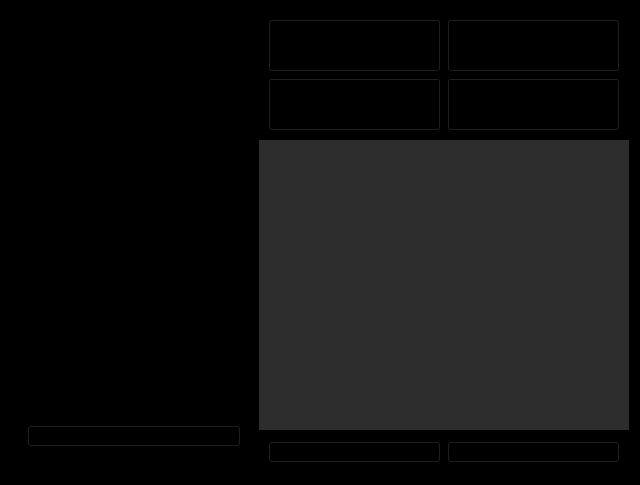
<?xml version="1.0" encoding="UTF-8"?>
<ui version="4.0">
 <class>MainWindow</class>
 <widget class="QMainWindow" name="MainWindow">
  <property name="geometry">
   <rect>
    <x>0</x>
    <y>0</y>
    <width>640</width>
    <height>485</height>
   </rect>
  </property>
  <property name="minimumSize">
   <size>
    <width>640</width>
    <height>485</height>
   </size>
  </property>
  <property name="maximumSize">
   <size>
    <width>640</width>
    <height>485</height>
   </size>
  </property>
  <property name="windowTitle">
   <string>MainWindow</string>
  </property>
  <property name="styleSheet">
   <string notr="true"/>
  </property>
  <widget class="QWidget" name="centralwidget">
   <property name="styleSheet">
    <string notr="true">background-color: rgb(0, 0, 0);</string>
   </property>
   <layout class="QVBoxLayout" name="verticalLayout">
    <item>
     <widget class="QWidget" name="widget" native="true">
      <property name="styleSheet">
       <string notr="true"/>
      </property>
      <layout class="QHBoxLayout" name="horizontalLayout">
       <property name="spacing">
        <number>0</number>
       </property>
       <property name="leftMargin">
        <number>0</number>
       </property>
       <property name="topMargin">
        <number>0</number>
       </property>
       <property name="rightMargin">
        <number>0</number>
       </property>
       <property name="bottomMargin">
        <number>0</number>
       </property>
       <item>
        <widget class="QWidget" name="widget_2" native="true">
         <property name="sizePolicy">
          <sizepolicy hsizetype="Preferred" vsizetype="Preferred">
           <horstretch>0</horstretch>
           <verstretch>0</verstretch>
          </sizepolicy>
         </property>
         <property name="minimumSize">
          <size>
           <width>250</width>
           <height>465</height>
          </size>
         </property>
         <property name="maximumSize">
          <size>
           <width>250</width>
           <height>465</height>
          </size>
         </property>
         <property name="styleSheet">
          <string notr="true"/>
         </property>
         <layout class="QVBoxLayout" name="verticalLayout_4">
          <item>
           <widget class="QWidget" name="widget_7" native="true">
            <property name="minimumSize">
             <size>
              <width>0</width>
              <height>80</height>
             </size>
            </property>
            <property name="maximumSize">
             <size>
              <width>16777215</width>
              <height>80</height>
             </size>
            </property>
            <layout class="QVBoxLayout" name="verticalLayout_7">
             <property name="spacing">
              <number>0</number>
             </property>
             <property name="leftMargin">
              <number>0</number>
             </property>
             <property name="topMargin">
              <number>0</number>
             </property>
             <property name="rightMargin">
              <number>0</number>
             </property>
             <property name="bottomMargin">
              <number>0</number>
             </property>
             <item>
              <widget class="QLabel" name="label_3">
               <property name="font">
                <font>
                 <bold>true</bold>
                </font>
               </property>
               <property name="text">
                <string>Cliente:</string>
               </property>
               <property name="buddy">
                <cstring>label_3</cstring>
               </property>
              </widget>
             </item>
             <item>
              <widget class="QLabel" name="cliente_label">
               <property name="font">
                <font>
                 <pointsize>13</pointsize>
                 <bold>true</bold>
                </font>
               </property>
               <property name="text">
                <string/>
               </property>
               <property name="alignment">
                <set>Qt::AlignmentFlag::AlignCenter</set>
               </property>
               <property name="buddy">
                <cstring>cliente_label</cstring>
               </property>
              </widget>
             </item>
            </layout>
           </widget>
          </item>
          <item>
           <widget class="QWidget" name="widget_8" native="true">
            <layout class="QVBoxLayout" name="verticalLayout_6">
             <item>
              <widget class="QWidget" name="widget_10" native="true"/>
             </item>
             <item>
              <widget class="QWidget" name="widget_11" native="true"/>
             </item>
             <item>
              <widget class="QWidget" name="widget_12" native="true">
               <layout class="QHBoxLayout" name="horizontalLayout_3">
                <property name="spacing">
                 <number>0</number>
                </property>
                <property name="leftMargin">
                 <number>9</number>
                </property>
                <property name="topMargin">
                 <number>0</number>
                </property>
                <property name="rightMargin">
                 <number>9</number>
                </property>
                <property name="bottomMargin">
                 <number>0</number>
                </property>
                <item>
                 <widget class="QLabel" name="label">
                  <property name="font">
                   <font>
                    <pointsize>14</pointsize>
                    <bold>true</bold>
                   </font>
                  </property>
                  <property name="styleSheet">
                   <string notr="true"/>
                  </property>
                  <property name="text">
                   <string>Total</string>
                  </property>
                  <property name="alignment">
                   <set>Qt::AlignmentFlag::AlignBottom|Qt::AlignmentFlag::AlignLeading|Qt::AlignmentFlag::AlignLeft</set>
                  </property>
                 </widget>
                </item>
                <item>
                 <widget class="QLabel" name="total_label">
                  <property name="font">
                   <font>
                    <family>Segoe UI</family>
                    <pointsize>14</pointsize>
                    <bold>true</bold>
                   </font>
                  </property>
                  <property name="text">
                   <string/>
                  </property>
                  <property name="alignment">
                   <set>Qt::AlignmentFlag::AlignBottom|Qt::AlignmentFlag::AlignRight|Qt::AlignmentFlag::AlignTrailing</set>
                  </property>
                 </widget>
                </item>
               </layout>
              </widget>
             </item>
            </layout>
           </widget>
          </item>
          <item>
           <widget class="QWidget" name="widget_9" native="true">
            <property name="minimumSize">
             <size>
              <width>0</width>
              <height>60</height>
             </size>
            </property>
            <property name="maximumSize">
             <size>
              <width>16777215</width>
              <height>60</height>
             </size>
            </property>
            <layout class="QVBoxLayout" name="verticalLayout_5">
             <item>
              <widget class="QPushButton" name="pushButton_5">
               <property name="styleSheet">
                <string notr="true"/>
               </property>
               <property name="text">
                <string>APLICAR DESCONTOS</string>
               </property>
              </widget>
             </item>
            </layout>
           </widget>
          </item>
         </layout>
        </widget>
       </item>
       <item>
        <widget class="QWidget" name="widget_3" native="true">
         <property name="minimumSize">
          <size>
           <width>370</width>
           <height>465</height>
          </size>
         </property>
         <property name="maximumSize">
          <size>
           <width>370</width>
           <height>465</height>
          </size>
         </property>
         <property name="styleSheet">
          <string notr="true"/>
         </property>
         <layout class="QVBoxLayout" name="verticalLayout_2">
          <property name="spacing">
           <number>0</number>
          </property>
          <property name="leftMargin">
           <number>0</number>
          </property>
          <property name="topMargin">
           <number>0</number>
          </property>
          <property name="rightMargin">
           <number>0</number>
          </property>
          <property name="bottomMargin">
           <number>0</number>
          </property>
          <item>
           <widget class="QWidget" name="widget_4" native="true">
            <property name="sizePolicy">
             <sizepolicy hsizetype="Preferred" vsizetype="Preferred">
              <horstretch>0</horstretch>
              <verstretch>0</verstretch>
             </sizepolicy>
            </property>
            <property name="minimumSize">
             <size>
              <width>370</width>
              <height>130</height>
             </size>
            </property>
            <property name="maximumSize">
             <size>
              <width>370</width>
              <height>130</height>
             </size>
            </property>
            <property name="styleSheet">
             <string notr="true"/>
            </property>
            <layout class="QGridLayout" name="gridLayout">
             <item row="3" column="0">
              <widget class="QPushButton" name="btnpix">
               <property name="sizePolicy">
                <sizepolicy hsizetype="Expanding" vsizetype="Expanding">
                 <horstretch>0</horstretch>
                 <verstretch>0</verstretch>
                </sizepolicy>
               </property>
               <property name="minimumSize">
                <size>
                 <width>30</width>
                 <height>30</height>
                </size>
               </property>
               <property name="maximumSize">
                <size>
                 <width>16777215</width>
                 <height>16777215</height>
                </size>
               </property>
               <property name="text">
                <string>PIX</string>
               </property>
              </widget>
             </item>
             <item row="3" column="1">
              <widget class="QPushButton" name="btncredito">
               <property name="sizePolicy">
                <sizepolicy hsizetype="Expanding" vsizetype="Expanding">
                 <horstretch>0</horstretch>
                 <verstretch>0</verstretch>
                </sizepolicy>
               </property>
               <property name="minimumSize">
                <size>
                 <width>30</width>
                 <height>30</height>
                </size>
               </property>
               <property name="maximumSize">
                <size>
                 <width>16777215</width>
                 <height>16777215</height>
                </size>
               </property>
               <property name="text">
                <string>CREDITO</string>
               </property>
              </widget>
             </item>
             <item row="4" column="1">
              <widget class="QPushButton" name="btndebito">
               <property name="sizePolicy">
                <sizepolicy hsizetype="Expanding" vsizetype="Expanding">
                 <horstretch>0</horstretch>
                 <verstretch>0</verstretch>
                </sizepolicy>
               </property>
               <property name="minimumSize">
                <size>
                 <width>30</width>
                 <height>30</height>
                </size>
               </property>
               <property name="maximumSize">
                <size>
                 <width>16777215</width>
                 <height>16777215</height>
                </size>
               </property>
               <property name="text">
                <string>DEBITO</string>
               </property>
              </widget>
             </item>
             <item row="4" column="0">
              <widget class="QPushButton" name="btndinheiro">
               <property name="sizePolicy">
                <sizepolicy hsizetype="Expanding" vsizetype="Expanding">
                 <horstretch>0</horstretch>
                 <verstretch>0</verstretch>
                </sizepolicy>
               </property>
               <property name="minimumSize">
                <size>
                 <width>30</width>
                 <height>30</height>
                </size>
               </property>
               <property name="maximumSize">
                <size>
                 <width>16777215</width>
                 <height>16777215</height>
                </size>
               </property>
               <property name="text">
                <string>DINHEIRO</string>
               </property>
              </widget>
             </item>
            </layout>
           </widget>
          </item>
          <item>
           <widget class="QWidget" name="widget_5" native="true">
            <property name="minimumSize">
             <size>
              <width>370</width>
              <height>290</height>
             </size>
            </property>
            <property name="maximumSize">
             <size>
              <width>370</width>
              <height>290</height>
             </size>
            </property>
            <property name="styleSheet">
             <string notr="true">background-color: rgb(45, 45, 45);</string>
            </property>
           </widget>
          </item>
          <item>
           <widget class="QWidget" name="widget_6" native="true">
            <property name="minimumSize">
             <size>
              <width>370</width>
              <height>45</height>
             </size>
            </property>
            <property name="maximumSize">
             <size>
              <width>370</width>
              <height>45</height>
             </size>
            </property>
            <property name="styleSheet">
             <string notr="true"/>
            </property>
            <layout class="QHBoxLayout" name="horizontalLayout_2">
             <item>
              <widget class="QPushButton" name="finaliza_pedido">
               <property name="text">
                <string>CONFIRMAR</string>
               </property>
              </widget>
             </item>
             <item>
              <widget class="QPushButton" name="pushButton_4">
               <property name="text">
                <string>IMPRIMIR</string>
               </property>
              </widget>
             </item>
            </layout>
           </widget>
          </item>
         </layout>
        </widget>
       </item>
      </layout>
     </widget>
    </item>
   </layout>
  </widget>
 </widget>
 <tabstops>
  <tabstop>pushButton_5</tabstop>
  <tabstop>finaliza_pedido</tabstop>
  <tabstop>pushButton_4</tabstop>
 </tabstops>
 <resources/>
 <connections/>
</ui>
